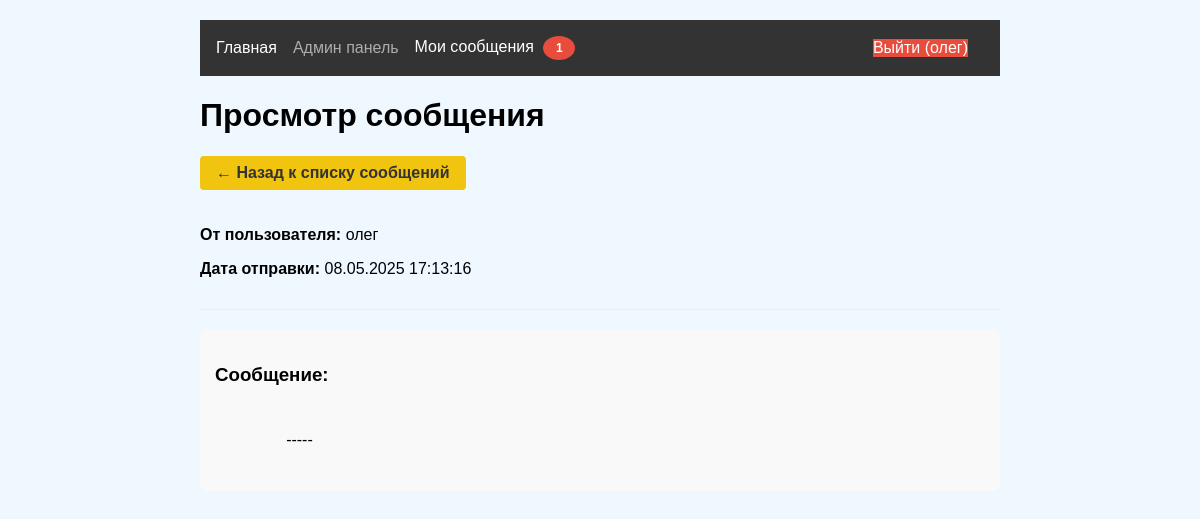
Page /user/messages/8 (signed in) on the committed database.
### models.py (models this page shows, shortened)
class User(UserMixin, db.Model):
    id = db.Column(db.Integer, primary_key=True)
    username = db.Column(db.String(64), unique=True)
    password_hash = db.Column(db.String(128))
    is_admin = db.Column(db.Boolean, default=False)

class AdminMessage(db.Model):
    id = db.Column(db.Integer, primary_key=True)
    user_id = db.Column(db.Integer, db.ForeignKey('user.id'))
    admin_id = db.Column(db.Integer, db.ForeignKey('user.id'))  # ➕ Добавлено
    message = db.Column(db.Text)
    code_id = db.Column(db.Integer, db.ForeignKey('code_status.id'))
    created_at = db.Column(db.DateTime)
    read = db.Column(db.Boolean, default=False)
    user = db.relationship('User', foreign_keys=[user_id], backref=db.backref('admin_messages', lazy=True))
    admin = db.relationship('User', foreign_keys=[admin_id])  # ➕ Добавлено
    code = db.relationship('CodeStatus', backref=db.backref('messages', lazy=True))
    read_by_user = db.Column(db.Boolean, default=False)
    read_by_admin = db.Column(db.Boolean, default=False)

### app.py (the view)
@app.route('/user/messages/<int:message_id>')
@login_required
def view_user_message(message_id):
    message = AdminMessage.query.get_or_404(message_id)
    if message.user_id != current_user.id:
        flash('Доступ запрещен', 'error')
        return redirect(url_for('user_messages'))
    if not message.read_by_user:
        message.read_by_user = True
        message.read_at = datetime.utcnow()  # Добавляем время прочтения
        db.session.commit()
    return render_template('user_message_details.html', message=message)

### app.py (called while the page is built)
@login_manager.user_loader
def load_user(user_id):
    return User.query.get(int(user_id))

### templates/user_message_details.html (shortened to what this page needs)
{% extends "base.html" %}
{% block content %}
<div class="container">
    <h1>Просмотр сообщения</h1>
    <a href="{{ url_for('user_messages') }}" class="back-btn">← Назад к списку сообщений</a>
    <div class="message-details">
        <div class="message-header">
            <div class="message-meta">
                {% if message.admin_id %}
                    <p><strong>От администратора</strong></p>
                {% else %}
                    <p><strong>От пользователя:</strong> {{ message.user.username }}</p>
                {% endif %}
                <p><strong>Дата отправки:</strong> {{ message.created_at.strftime('%d.%m.%Y %H:%M:%S') }}</p>
            </div>
        </div>
        <div class="message-body">
            <h3>Сообщение:</h3>
            <div class="message-text">
                {{ message.message }}
            </div>
        </div>
    </div>
</div>
{% endblock %}

### templates/base.html (shortened to what this page needs)
<!DOCTYPE html>
<html lang="ru">
<head>
    <link rel="stylesheet" href="{{ url_for('static', filename='css/style.css') }}">
</head>
<body>
    <header>
        <nav>
            {% if current_user.is_authenticated %}
                <div class="nav-left">
                    <a href="{{ url_for('main_index') }}" class="nav-link">Главная</a>
                    <a href="{{ url_for('admin_dashboard') }}" class="nav-link {{ 'admin-link' if current_user.is_admin else 'disabled-link' }}">
                        Админ панель
                    </a>
                    <a href="{{ url_for('user_messages') }}" class="nav-link">
                        Мои сообщения
                        <span class="message-count" id="userMessageCount"></span>
                    </a>
                </div>
                <div class="nav-right">
                    <a href="{{ url_for('logout') }}" class="nav-link logout-btn">Выйти ({{ current_user.username }})</a>
                </div>
            {% else %}
                <div class="nav-left">
                    <a href="{{ url_for('login') }}" class="nav-link">Войти</a>
                    <a href="{{ url_for('register') }}" class="nav-link">Регистрация</a>
                </div>
            {% endif %}
        </nav>
    </header>
    <main>
        {% block content %}{% endblock %}
    </main>
</body>
</html>

### static/css/style.css (style rules this page uses)
body { font-family: Arial, sans-serif; max-width: 800px; margin: 0 auto; padding: 20px; background: #f0f8ff; }
nav { display: flex; background: #333; padding: 1rem; }
nav a { color: white; margin-right: 1rem; text-decoration: none; }
.nav-right { margin-left: auto; }
.back-btn { display: inline-block; margin-bottom: 20px; padding: 8px 16px; background-color: #6c757d; color: #fff; border-radius: 4px; text-decoration: none; }
.disabled-link { opacity: 0.6; cursor: default; position: relative; }
.nav-left, .nav-right { display: flex; align-items: center; }
.nav-left { margin-right: auto; }
.logout-btn { background-color: #e74c3c !important; color: white !important; transition: background-color 0.3s; }
.message-count { display: none; background-color: #e74c3c; color: white; border-radius: 50%; padding: 2px 6px; font-size: 12px; margin-left: 5px; }
.back-btn { display: inline-block; padding: 8px 16px; background-color: #f1c40f; color: #333; border-radius: 4px; text-decoration: none; margin-bottom: 20px; font-weight: bold; }
.message-details .message-header { display: flex; justify-content: space-between; margin-bottom: 20px; padding-bottom: 15px; border-bottom: 1px solid #eee; }
.message-body { background-color: #f9f9f9; padding: 15px; border-radius: 8px; margin-bottom: 20px; }
.message-text { white-space: pre-wrap; line-height: 1.5; }
.message-count { display: none; background-color: #e74c3c; color: white; border-radius: 50%; width: 20px; height: 20px; text-align: center; line-height: 20px; font-size: 12px; margin-left: 5px; font-weight: bold; }

### rows in the picture
User: username "олег", user.username "олег"
AdminMessage: created_at "08.05.2025 17:13:16", message "-----"
